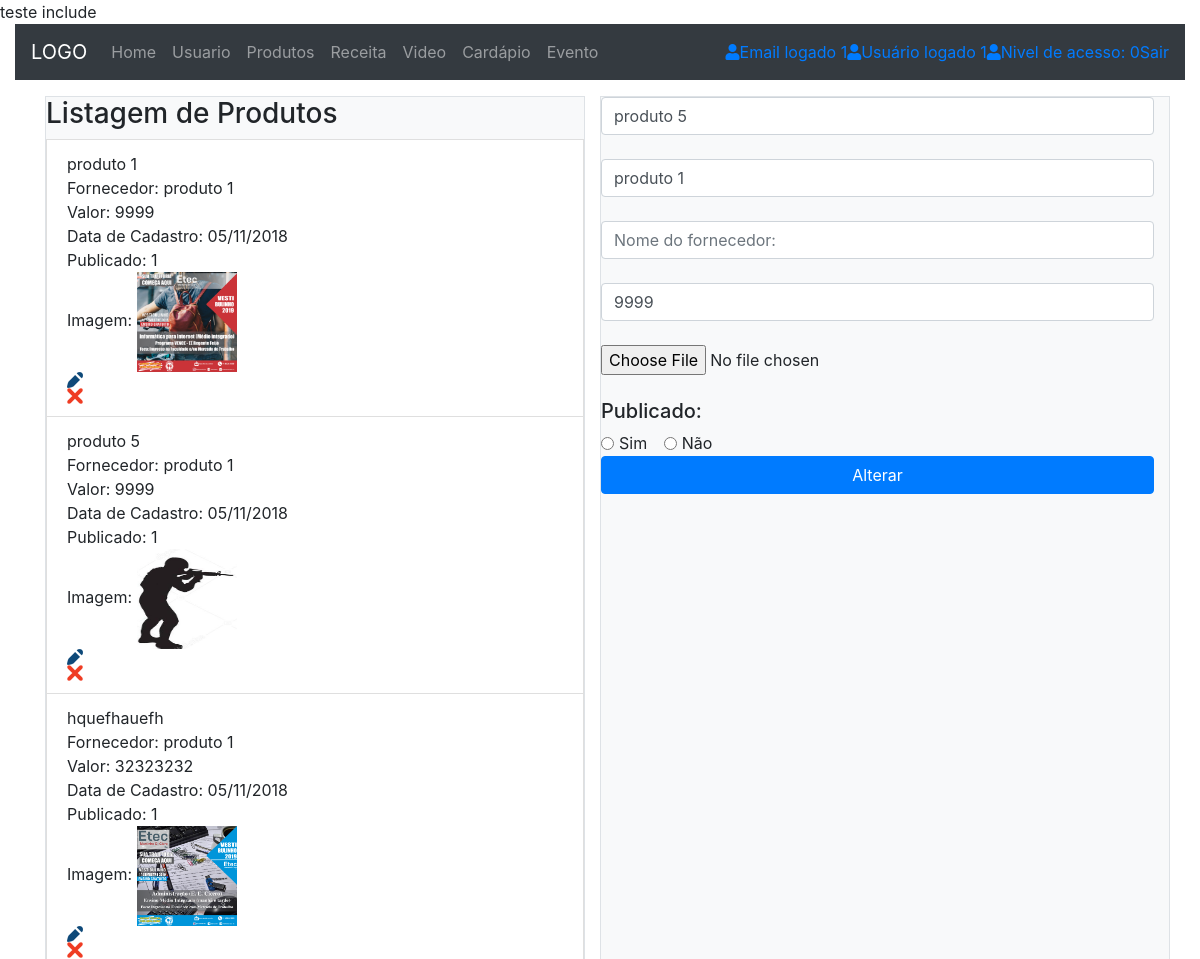
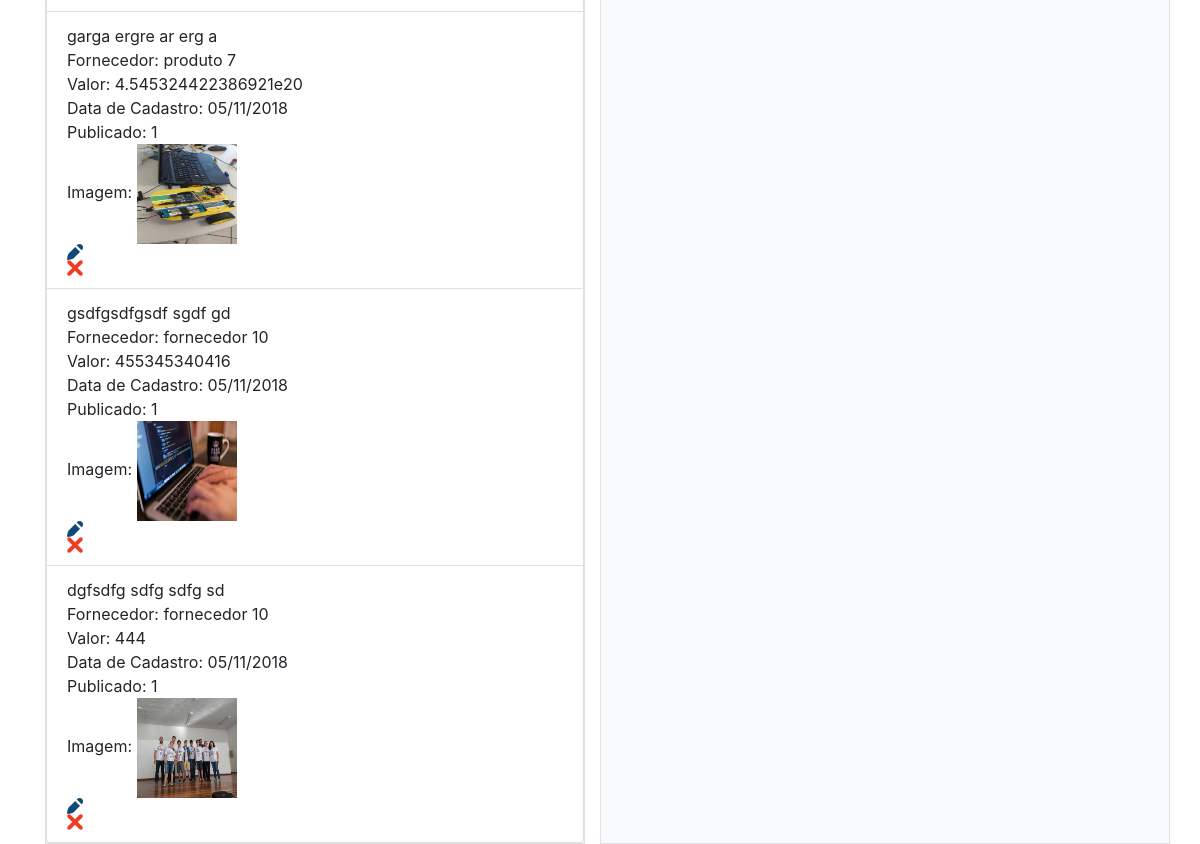
/admin/produto/index.php?acaoP=edit&produto=58 (signed in), run on the app's committed database (2 pictures, top to bottom).
### tables this page shows
CREATE TABLE `produtos` (
  `nome_produto` varchar(20) NOT NULL,
  `descricao_produto` varchar(20) NOT NULL,
  `valor_produto` double NOT NULL,
  `datacadastro` varchar(10) NOT NULL,
  `fornecedor` varchar(50) DEFAULT NULL,
  `pk_produto` int(11) NOT NULL,
  `publicado` int(2) DEFAULT NULL,
  `urlimagem` varchar(100) DEFAULT NULL
);

### classes/Produto.class.php (called while the page is built, shortened)
<?php
include_once "Conexao.class.php";
include_once "Funcoes.class.php";
class Produto {
	private $con;
	public function __construct(){
		$this->con = new Conexao();
	}
	public function selecionaUmProduto($dado){
		try{
			$this->idProduto = $dado;
			$cst = $this->con->conectar()->prepare("SELECT  `pk_produto`, `nome_produto`, `descricao_produto`, `valor_produto` FROM `produtos` WHERE `pk_produto` = :idProduto;");
			$cst->bindParam(":idProduto", $this->idProduto, PDO::PARAM_INT);
			if($cst->execute()){
				return $cst->fetch();
			}
		}catch(PDOException $e){
			return 'Error: '.$e->getMessage();
		}
	}
	public function selecionaTudo(){
		try{
			$cst = $this->con->conectar()->prepare("SELECT * FROM `produtos`");
			$cst->execute();
			return $cst->fetchAll();
		}catch(PDOException $e){
			return 'Error: '.$e->getMessage();
		}
	}
}
?>

### classes/Conexao.class.php (called while the page is built)
<?php
class Conexao{
	private $usuario;
	private $senha;
	private $banco;
	private $servidor;
	private static $pdo;
	public function __construct(){
		$this->servidor = "localhost";
		$this->banco = "phpoo";
		$this->usuario = "jimi";
		$this->senha = "341322";
	}
	public function conectar(){
		try{
			if(is_null(self::$pdo)){
				self::$pdo = new PDO("mysql:host=".$this->servidor.";dbname=".$this->banco, $this->usuario, $this->senha);
			}
			return self::$pdo;
		}catch(PDOException $e){
			echo 'Error: '.$e->getMessage();
		}
	}
}
?>

### classes/Funcoes.class.php (called while the page is built, shortened)
<?php
class Funcoes{
	public function tratarCaracter($vlr, $tipo){
		switch($tipo){
			case 2: $rst = htmlentities($vlr, ENT_QUOTES, "ISO-8859-1"); break;
		}
		return $rst;
	}
}
?>

### admin/produto/index.php (the view, shortened to what this page needs)
<?php
require_once DIRCLASS. 'Funcoes.class.php';
require_once DIRCLASS. 'Produto.class.php';
$objProduto = new Produto();
$objFc = new Funcoes();
if(isset($_GET['acaoP'])){
    switch($_GET['acaoP']){
        case 'edit': $produto = $objProduto->selecionaUmProduto($_GET['produto']); break;
    }
}
?>
<?php
require_once DIRNAV . 'nav.php';
?>
<!DOCTYPE HTML>
<html lang="pt-br">
<head>
    <link rel="stylesheet" href="https://stackpath.bootstrapcdn.com/bootstrap/4.1.3/css/bootstrap.min.css">
</head>
<body>
<div class="container">
<div class="row">
    <div class="col-6">
        <div class="border bg-light panel panel-primary list-group">
        <h3>Listagem de Produtos</h3>
            <?php foreach($objProduto->selecionaTudo() as $rst){ ?>
            <div class="list-group-item">
                <div><?=$rst['nome_produto']?></div>
                <div>Fornecedor: <?echo $rst['fornecedor']?></div>
                <div>Valor: <?echo $rst['valor_produto']?></div>
                <div>Data de Cadastro: <?print date("d/m/Y");?></div>
                <div>Publicado: <?echo $rst['publicado']?></div>
                <div>Imagem: <img src="/php/phpoopdo/img/<?echo $rst['urlimagem']?>" width="100" height="100" alt="Imagem do produto"></div>
                <div><a href="?acaoP=edit&produto=<?=$rst['pk_produto']?>" title="Editar dados"><img src="../../img/ico-editar.png" width="16" height="16" alt="Editar"></a></div>
                <div><a href="?acaoP=delet&produto=<?=$rst['pk_produto']?>" title="Excluir esse dado"><img src="../../img/ico-excluir.png" width="16" height="16" alt="Excluir"></a></div>
            </div>
            <?php } ?>
        </div>
    </div>
    <div class="panel panel-primary list-group col-6 border bg-light">
            <form name="formCad" action="" method="post" enctype="multipart/form-data">
                <input class="form-control" name="nomeProduto" type="text" required="required"  placeholder="Produto:" value="<?=$objFc->tratarCaracter((isset($produto['nome_produto']))?($produto['nome_produto']):(''), 2)?>"><br>
                <input class="form-control" name="descricaoProduto" type="text" required="required"  placeholder="Descricao:" value="<?=$objFc->tratarCaracter((isset($produto['descricao_produto']))?($produto['descricao_produto']):(''), 2)?>"><br>
                <input class="form-control" name="fornecedor" type="text" placeholder="Nome do fornecedor:" value="<?=$objFc->tratarCaracter((isset($produto['fornecedor']))?($produto['descricao_produto']):(''), 2)?>"><br>
                <input class="form-control" name="preco" type="text" required="required"  placeholder="Preco:" value="<?=$objFc->tratarCaracter((isset($produto['valor_produto']))?($produto['valor_produto']):(''), 2)?>"><br>
                <input type="file" name="userfile"><br><br>
                <h5>Publicado:</h5>
                <div class="form-check form-check-inline">
                  <input class="form-check-input" name="publicado" type="radio" id="inlineCheckbox1" value="1">
                  <label class="form-check-label" for="inlineCheckbox1">Sim</label>
                </div>
                <div class="form-check form-check-inline">
                  <input class="form-check-input" name="publicado" type="radio" id="inlineCheckbox2" value="2">
                  <label class="form-check-label" for="inlineCheckbox2">Não</label>
                </div>
                <button type="submit" name="<?=(isset($_GET['acaoP']) == 'edit')?('btAlterarProduto'):('btCadastrarProduto')?>" class="btn btn-primary btn-block"><?=(isset($_GET['acaoP']) == 'edit')?('Alterar'):('Cadastrar')?></button>
            </form>
    </div>
</div>
</div>
</body>
</html>

### data on the page
produtos: nome_produto "produto 1", fornecedor "produto 1", valor_produto "9999", publicado "1", urlimagem (picture)
produtos: nome_produto "produto 5", fornecedor "produto 1", valor_produto "9999", publicado "1", urlimagem (picture), nomeProduto "produto 5", descricaoProduto "produto 1", preco "9999"
produtos: nome_produto "hquefhauefh", fornecedor "produto 1", valor_produto "32323232", publicado "1", urlimagem (picture)
produtos: nome_produto "garga ergre ar erg a", fornecedor "produto 7", valor_produto "4.545324422386921e20", publicado "1", urlimagem (picture)
produtos: nome_produto "gsdfgsdfgsdf sgdf gd", fornecedor "fornecedor 10", valor_produto "455345340416", publicado "1", urlimagem (picture)
produtos: nome_produto "dgfsdfg sdfg sdfg sd", fornecedor "fornecedor 10", valor_produto "444", publicado "1", urlimagem (picture)

### other printed values
$_SESSION['email'] "1"
$_SESSION['nome'] "1"
$_SESSION['nivel'] "0"
